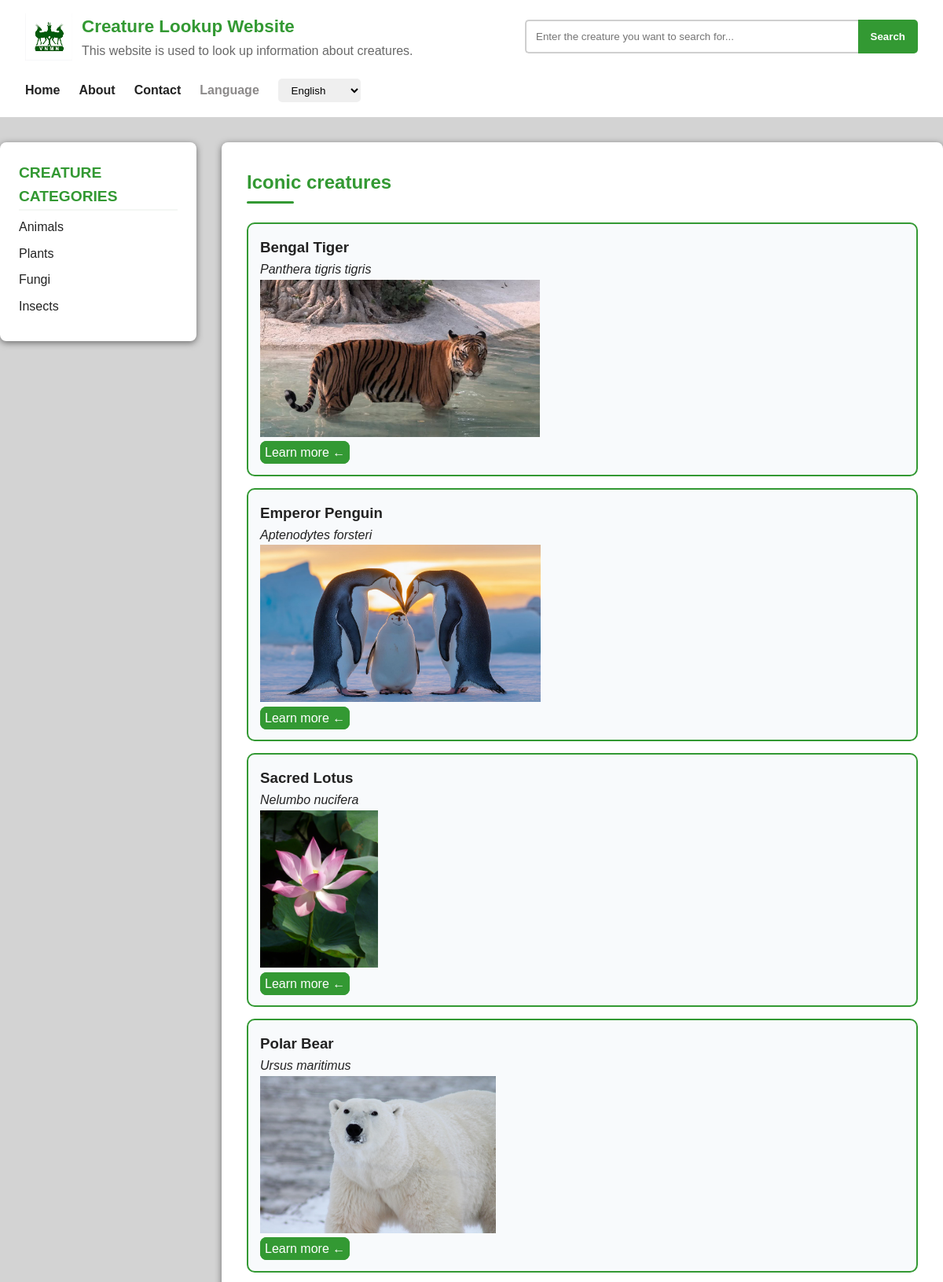
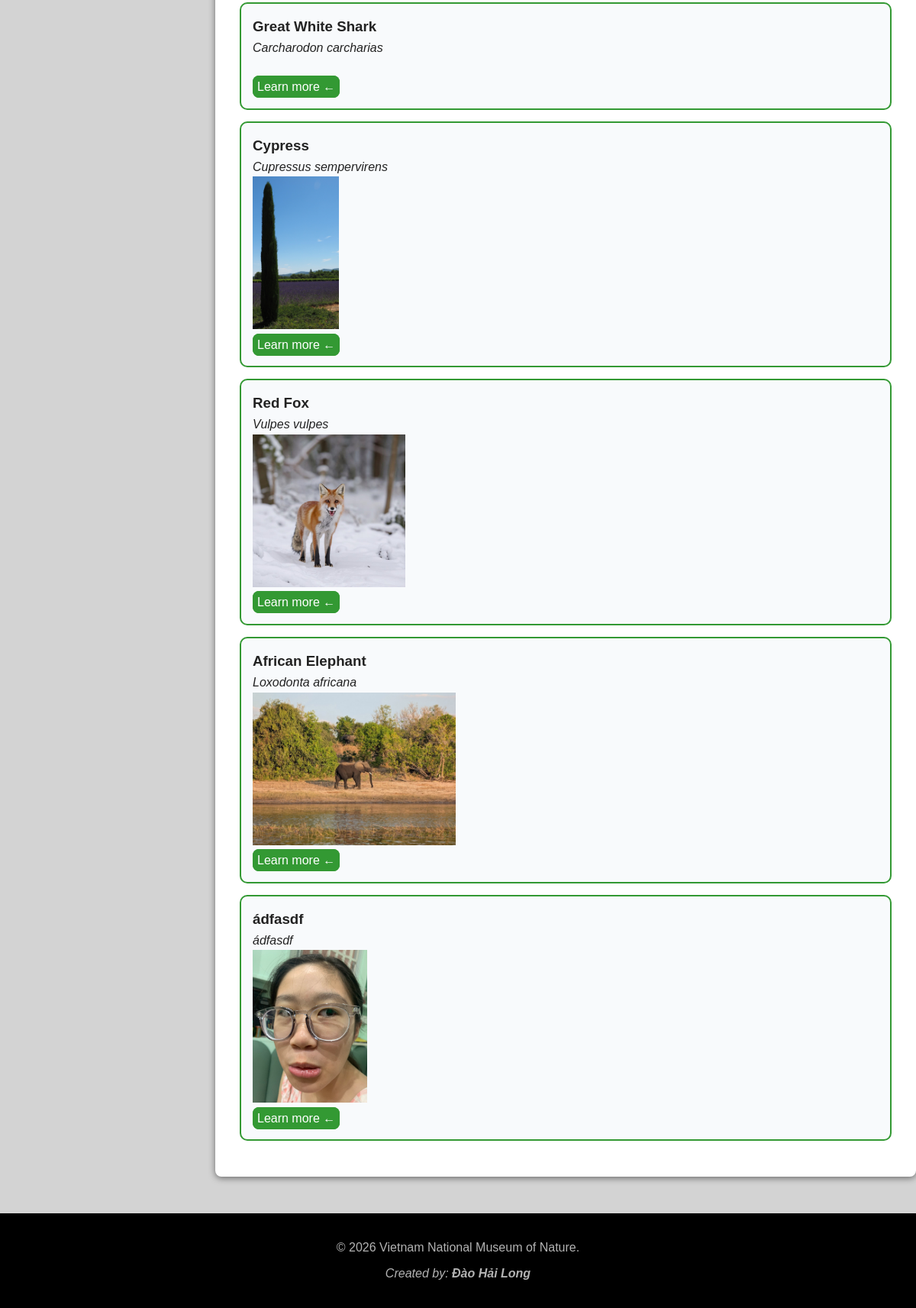
Page /en on the committed database (2 pictures, top to bottom).
### tables this page shows
CREATE TABLE images (
    id INTEGER PRIMARY KEY AUTOINCREMENT,
    creature_id INTEGER NOT NULL,
    photo TEXT NOT NULL,
    author VARCHAR(255) NOT NULL,
    license VARCHAR(255) NOT NULL,
    source VARCHAR(255) NOT NULL,
    alt_text TEXT NOT NULL,
    alt_text_en TEXT NOT NULL,

    FOREIGN KEY (creature_id) REFERENCES creatures(id)
);

CREATE TABLE translations (
id INTEGER PRIMARY KEY AUTOINCREMENT,
creature_id INTEGER NOT NULL,
language VARCHAR(2) NOT NULL,
species VARCHAR(255) NOT NULL,
quick_summary TEXT NOT NULL,

FOREIGN KEY (creature_id) REFERENCES creatures(id),
UNIQUE (creature_id, language)
);

CREATE TABLE creatures (
    id INTEGER PRIMARY KEY AUTOINCREMENT,
    category VARCHAR(50) NOT NULL,
    era VARCHAR(50) NOT NULL,
    scientific_name VARCHAR(255) NOT NULL UNIQUE,
    taxonomic_domain VARCHAR(255) NOT NULL,
    taxonomic_kingdom VARCHAR(255) NOT NULL,
    taxonomic_phylum VARCHAR(255) NOT NULL,
    taxonomic_class VARCHAR(255) NOT NULL,
    taxonomic_order VARCHAR(255) NOT NULL,
    taxonomic_family VARCHAR(255) NOT NULL,
    taxonomic_genus VARCHAR(255) NOT NULL
);

### app.py (the view)
@app.route("/en")
def index_en():
    db = get_db()
    creatures = db.execute("""SELECT creatures.id, translations.species, creatures.scientific_name, images.photo, images.alt_text
                                FROM creatures
                                JOIN translations ON translations.creature_id = creatures.id
                                JOIN images ON images.creature_id = creatures.id
                                WHERE translations.language = 'en'
                                ORDER BY RANDOM() LIMIT 10""").fetchall()
    return render_template("en/index-en.html", creatures=creatures, language="en")

### app.py (called while the page is built)
def get_db():
    db = getattr(g, "_database", None)
    if db == None:
        db = g._database = sqlite3.connect("animals.db")
        db.row_factory = sqlite3.Row
    return db

@app.teardown_appcontext
def close_connection(exception):
    db = getattr(g, "_database", None)
    if db != None:
        db.close()

### templates/en/index-en.html (shortened to what this page needs)
{% extends 'en/layout2.html' %}
{% block main %}
    <section class="main-content">
        <h2>Iconic creatures</h2>
        {% for creature in creatures %}
            <div class="animals">
                <h3>{{ creature["species"] }}</h3>
                <p><i>{{ creature["scientific_name"] }}</i></p>
                <img src="{{ url_for('static', filename=creature['photo']) }}" alt="{{ creature['alt_text_en'] }}" /><br />
                <a href="{{ url_for('creature_info_en', creature_id=creature['id']) }}">Learn more ←</a>
            </div>
        {% endfor %}
    </section>
{% endblock %}

### static/styles.css (style rules this page uses)
:root { --primary-color: #339933; --font-main: Arial, "Roboto", "Open Sans", "Montserrat", "Poppins", "Lora", sans-serif; --text-color: #222222; --background-color: #D3D3D3; --template-background-color: #f8fafc; }
* { border: 0; margin: 0; padding: 0; box-sizing: border-box; }
body { font-family: var(--font-main); line-height: 1.6; color: var(--text-color); background-color: var(--background-color); }
a { text-decoration: none; color: var(--primary-color); transition: all 0.3s ease; }
.main-content { background-color: white; padding: 2rem; border-radius: 8px; box-shadow: 0 2px 8px rgba(0,0,0,0.5); margin-top: 2rem; }
.main-content h2 { font-size: 1.5rem; color: var(--primary-color); margin-bottom: 1.5rem; position: relative; padding-bottom: 0.5rem; }
.main-content h2::after { content: ''; position: absolute; bottom: 0; left: 0; width: 60px; height: 3px; background-color: var(--primary-color); border-radius: 2px; }
.main-content { background-color: white; padding: 2rem; border-radius: 8px; box-shadow: 0 2px 8px rgba(0, 0, 0, 0.5); margin-top: 2rem; }
.animals img { max-width: 100%; height: 200px; object-fit: contain; }
.animals { border: 2px solid var(--primary-color); border-radius: 10px; padding: 15px; margin: 15px 0; background-color: #f8fafc; transition: box-shadow 0.3s ease, transform 0.3s ease; }
.animals a { border: 1px solid var(--primary-color); padding: 5px; border-radius: 8px; margin-top: 2rem; background-color: var(--primary-color); color: white; transition: box-shadow 0.3s ease; }

### rows in the picture
images: species "Bengal Tiger", scientific_name "Panthera tigris tigris", photo (picture)
images: species "Emperor Penguin", scientific_name "Aptenodytes forsteri", photo (picture)
images: species "Sacred Lotus", scientific_name "Nelumbo nucifera", photo (picture)
images: species "Polar Bear", scientific_name "Ursus maritimus", photo (picture)
images: species "Great White Shark", scientific_name "Carcharodon carcharias"
images: species "Cypress", scientific_name "Cupressus sempervirens", photo (picture)
images: species "Red Fox", scientific_name "Vulpes vulpes", photo (picture)
images: species "African Elephant", scientific_name "Loxodonta africana", photo (picture)
images: species "ádfasdf", scientific_name "ádfasdf", photo (picture)
